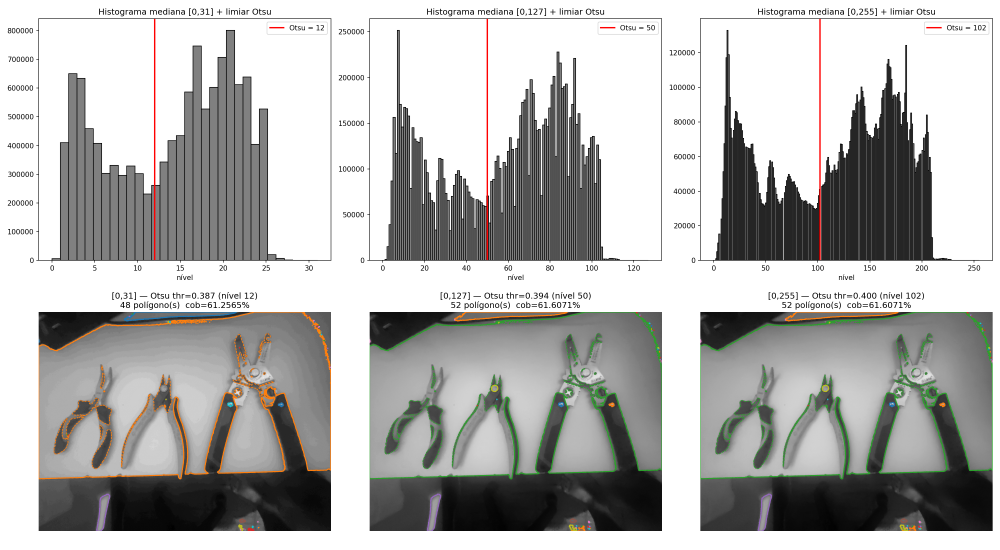
#> input picture experimentos/2026-07-01_mediana_otsu_grid/contornos_otsu_31_127_255.png, 3000 x 1650 px, given in place of IMG_20260602_185719031.jpg, which was not available (shown at 1/3 size)
$ python viz_picos_chapados.py
#> lines starting #> are read from the running program, lines starting #| are printed output that depends on the picture; pictures that were not available may be replaced by others from this repository, and a replacement may not be noted
import sys, json
import numpy as np
from PIL import Image
import matplotlib.pyplot as plt
from matplotlib.colors import ListedColormap
from shapely.geometry import shape
from scipy.signal import find_peaks
from scipy.ndimage import gaussian_filter1d

sys.path.insert(0, '/home/cuco/projetos/casaiq')
from core.vetorizador_raster import vetorizar_superficie

IMG_PATH = "/home/cuco/Downloads/IMG_20260602_185719031.jpg"
LIM = 127

img = np.array(Image.open(IMG_PATH).convert("RGB")).astype(np.float64)
pc_median = np.median(img, axis=2)
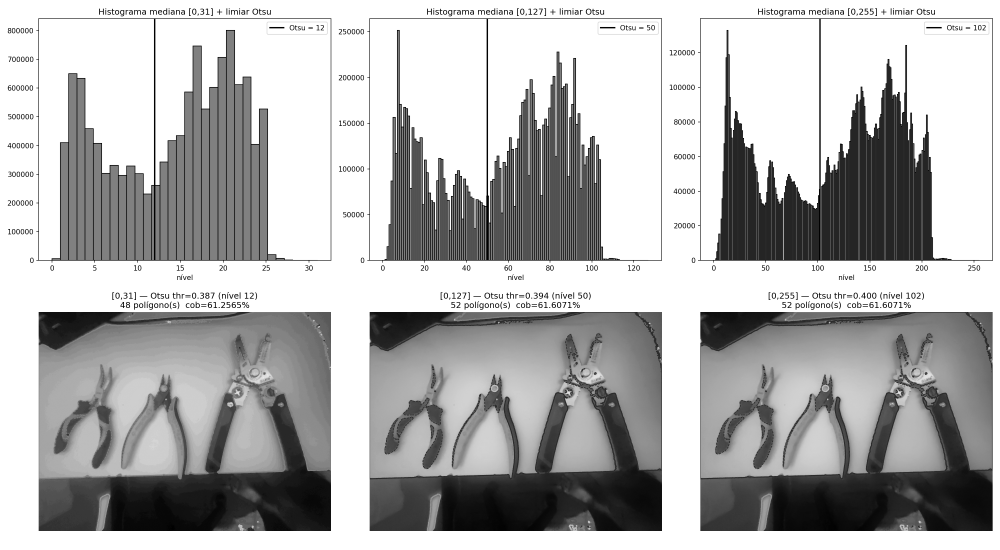
#> pc_median: shape (1650, 3000) float64 (shown at 1/3 size); min 0, max 255, mean 178.7
pc_raiz = np.sqrt(pc_median)
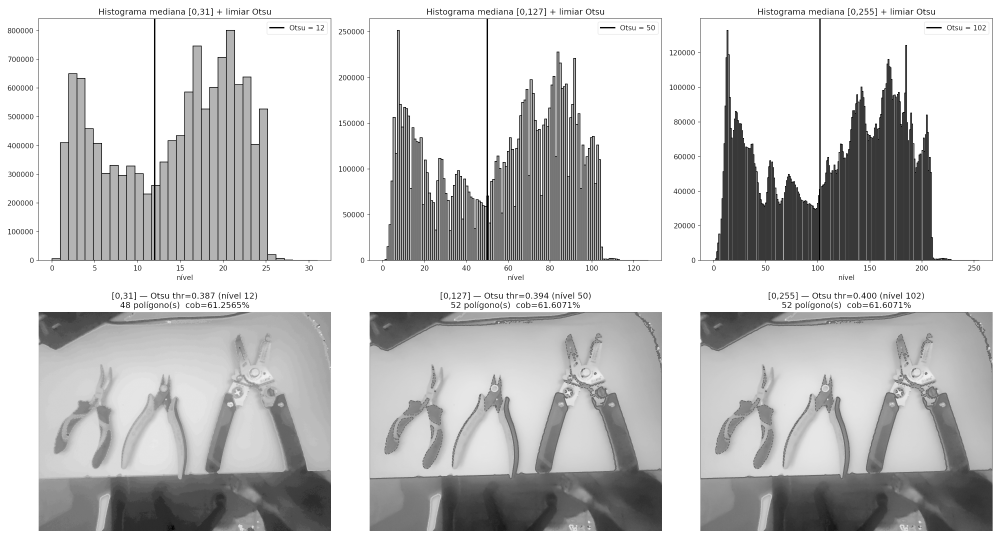
#> pc_raiz: shape (1650, 3000) float64 (shown at 1/3 size); min 0, max 15.97, mean 12.56; drawn with min black and max white
tmin, tmax = pc_raiz.min(), pc_raiz.max()
#> tmin = 0; tmax = 15.97
mediana127 = np.round((pc_raiz - tmin) / (tmax - tmin) * LIM).astype(np.int32)
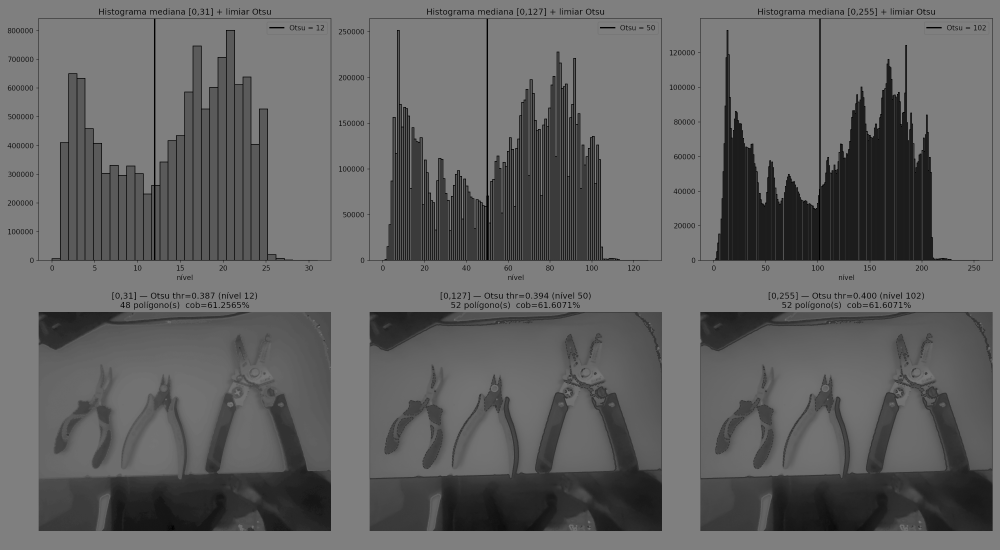
#> mediana127: shape (1650, 3000) int32 (shown at 1/3 size); min 0, max 127, mean 99.9

hist, edges = np.histogram(mediana127.ravel(), bins=LIM + 1, range=(0, LIM))
#> hist = 128 values, max 2437541 at index 127, min 0 at index 1, mean 38671.9; edges = 129 values from 0 to 127
hist_smooth = gaussian_filter1d(hist.astype(float), sigma=2)
#> hist_smooth = 128 values, max 917484.7 at index 127, min 113.3 at index 8, mean 38671.9

peaks, _ = find_peaks(hist_smooth, prominence=hist_smooth.max() * 0.12, distance=20)
#> peaks = empty array
print(f"picos: {peaks.tolist()}")
#| picos: []

# ── FWHM de cada pico: largura onde o histograma cai à metade da altura ────
def fwhm_bounds(hist_s, peak):
    half = hist_s[peak] / 2.0
    lo = peak
    while lo > 0 and hist_s[lo] > half:
        lo -= 1
    hi = peak
    while hi < len(hist_s) - 1 and hist_s[hi] > half:
        hi += 1
    return lo, hi

bandas = []
for p in peaks:
    lo, hi = fwhm_bounds(hist_smooth, p)
    bandas.append((p, lo, hi))
    print(f"pico={p}  faixa FWHM=[{lo},{hi}]")
#> this loop made 0 passes
#> after the loop, bandas = []

# ── Mapa de classes: 0=transição, 1=pico esquerdo travado, 2=pico direito travado
classes = np.zeros_like(mediana127, dtype=np.uint8)
nomes = ["transição (indefinido)"]
for i, (p, lo, hi) in enumerate(bandas):
    classes[(mediana127 >= lo) & (mediana127 <= hi)] = i + 1
    nomes.append(f"pico {p} (faixa [{lo},{hi}])")
#> classes: shape (1650, 3000); every value is 0
#> after the loop, nomes = ['transição (indefinido)']

cores = ["#888888", "#1f77b4", "#d62728", "#2ca02c", "#9467bd"]
cmap_classes = ListedColormap(cores[:len(bandas) + 1])

# ── Contornos por classe travada (usando a técnica já estabelecida) ────────
resultados = []
for i, (p, lo, hi) in enumerate(bandas):
    mask = ((mediana127 >= lo) & (mediana127 <= hi)).astype(np.float32)
    res = vetorizar_superficie(mask, threshold=0.5)
    feats = json.loads(res['geojson'])['features']
    print(f"pico={p}  polígonos={len(feats)}  cobertura={res['stats']['coverage_pct']}%")
    resultados.append((p, lo, hi, feats))
#> after the loop, resultados = []

# ── Figura ───────────────────────────────────────────────────────────────
fig = plt.figure(figsize=(18, 12))
gs = fig.add_gridspec(2, 2)

ax_hist = fig.add_subplot(gs[0, 0])
ax_hist.bar(range(LIM + 1), hist, color='lightgray', edgecolor='gray', width=1.0)
ax_hist.plot(hist_smooth, color='black', linewidth=1.5)
for i, (p, lo, hi) in enumerate(bandas):
    ax_hist.axvline(p, color=cores[i + 1], linestyle='--', linewidth=1.5)
    ax_hist.axvspan(lo, hi, color=cores[i + 1], alpha=0.25, label=f'pico {p} (FWHM)')
ax_hist.set_title("Histograma + faixas FWHM travadas em cada pico")
ax_hist.set_xlabel("nível")
ax_hist.legend()

ax_orig = fig.add_subplot(gs[0, 1])
ax_orig.imshow(mediana127, cmap="gray", vmin=0, vmax=LIM)
ax_orig.set_title("Mediana(raiz) [0,127] — original")
ax_orig.axis("off")

ax_classes = fig.add_subplot(gs[1, 0])
ax_classes.imshow(classes, cmap=cmap_classes, vmin=0, vmax=len(bandas))
ax_classes.set_title("Mapa de classes: cinza=transição, cores=picos travados")
ax_classes.axis("off")

ax_cont = fig.add_subplot(gs[1, 1])
ax_cont.imshow(mediana127, cmap="gray", vmin=0, vmax=LIM)
for i, (p, lo, hi, feats) in enumerate(resultados):
    color = cores[i + 1]
    for feat in feats:
        geom = shape(feat['geometry'])
        if geom.is_empty:
            continue
        xs, ys = geom.exterior.xy
        ax_cont.plot(xs, ys, color=color, linewidth=1.5)
n_total = sum(len(f) for _, _, _, f in resultados)
#> n_total = 0
ax_cont.set_title(f"Contornos das faixas travadas ({n_total} polígono(s) no total)")
ax_cont.axis("off")

plt.tight_layout()
out_path = "/home/cuco/projetos/casaiq/picos_chapados_fwhm.png"
plt.savefig(out_path, dpi=150)
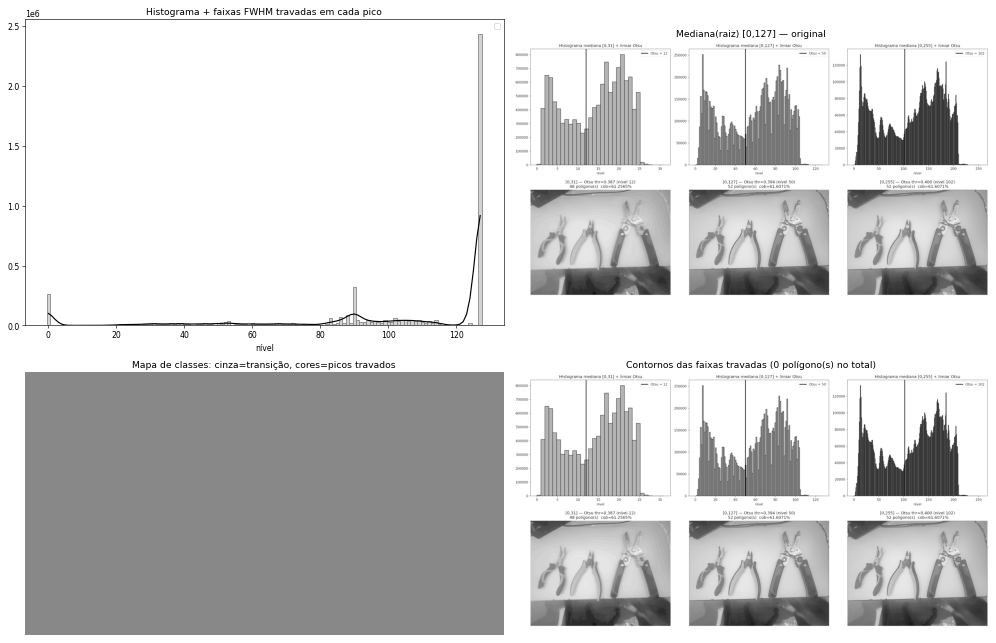
#> figure drawn by matplotlib, 4 panels; panel 1: tallest bar 2437541 high, from x = 126.5 to 127.5; panel 1: curve peaks at x = 127, y = 917484.7
print("salvo em", out_path)
